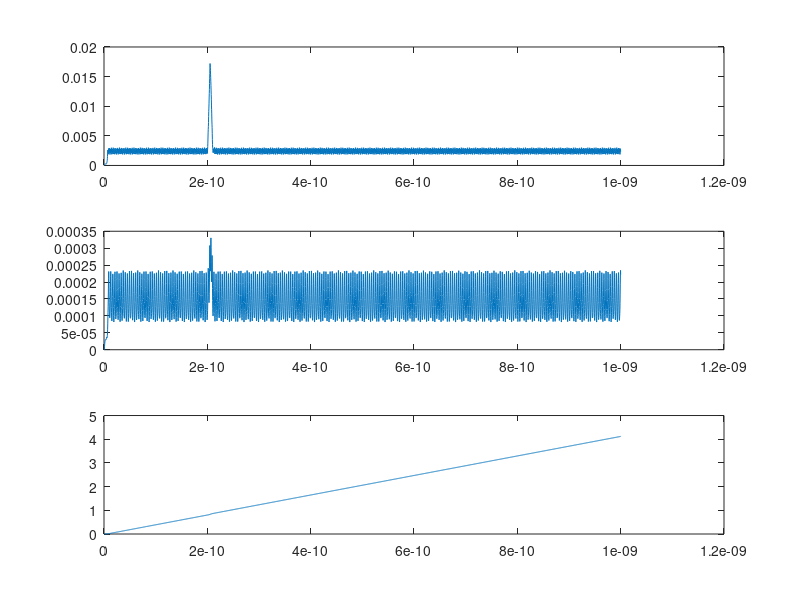

Write MATLAB code to recreate this figure.
% JTL_2 test in matlab

hbar_2e = 3.038510188E15;
hn = 0.25E-12;
N = 4000;
% JJ Model
Rn = 16;
R0 = 160;
Vg = 2.5E-3;
C = 0.07E-12;
Icrit = 0.1E-3;
% Components
   IA_mat = zeros(18, 18);
   IB_mat = zeros(18, 18);
   L1_mat = zeros(18, 18);
   L2_mat = zeros(18, 18);
   L3_mat = zeros(18, 18);
   L4_mat = zeros(18, 18);
   L5_mat = zeros(18, 18);
   R1_mat = zeros(18, 18);
   B1_mat = zeros(18, 18);
   B2_mat = zeros(18, 18);
L1 = 2E-12;
L2 = 2.4E-12;
L3 = 2.4E-12;
L4 = 2E-12;
L5 = 0.278E-12;
R1 = 2;
IA_mat(1,9) = -1;
IA_mat(9,9) = 1;
L1_mat(1,10) = 1;
L1_mat(2,10) = -1;
L1_mat(10,1) = 1;
L1_mat(10,2) = -1;
L1_mat(10,10) = -2 * L1 / hn;
L2_mat(2,11) = 1;
L2_mat(3,11) = -1;
L2_mat(11,2) = 1;
L2_mat(11,3) = -1;
L2_mat(11,11) = -2 * L2 / hn;
L3_mat(3,12) = 1;
L3_mat(4,12) = -1;
L3_mat(12,3) = 1;
L3_mat(12,4) = -1;
L3_mat(12,12) = -2 * L3 / hn;
L4_mat(4,13) = 1;
L4_mat(5,13) = -1;
L4_mat(13,4) = 1;
L4_mat(13,5) = -1;
L4_mat(13,13) = -2 * L4 / hn;
L5_mat(6,14) = 1;
L5_mat(3,14) = -1;
L5_mat(14,6) = 1;
L5_mat(14,3) = -1;
L5_mat(14,14) = -2 * L5 / hn;
IB_mat(6,15) = -1;
IB_mat(15,15) = 1;
R1_mat(5,16) = 1;
R1_mat(16,5) = -1/R1;
R1_mat(16,16) = -1;
B1_mat(2,17) = 1;
B1_mat(7,2) = -hn/2 * hbar_2e;
B1_mat(7,7) = hn/2 * hbar_2e;
B1_mat(17,2) = 2*C / hn + 1/R0;
B1_mat(17,17) = -1;
B2_mat(4,18) = 1;
B2_mat(8,4) = -hn/2 * hbar_2e;
B2_mat(8,8) = hn/2 * hbar_2e;
B2_mat(18,4) = 2*C / hn + 1/R0;
B2_mat(18,18) = -1;
A_00 = IA_mat + IB_mat + L1_mat + L2_mat + L3_mat + L4_mat + L5_mat + R1_mat + B1_mat + B2_mat;
B1_mat(17,2) = (2 * C / hn) + (1/Rn);
A_n0 = IA_mat + IB_mat + L1_mat + L2_mat + L3_mat + L4_mat + L5_mat + R1_mat + B1_mat + B2_mat;
B1_mat(17,2) = (2 * C / hn) + (1/R0);
B2_mat(18,4) = (2 * C / hn) + (1/Rn);
A_0n = IA_mat + IB_mat + L1_mat + L2_mat + L3_mat + L4_mat + L5_mat + R1_mat + B1_mat + B2_mat;
B1_mat(17,2) = (2 * C / hn) + (1/Rn);
B2_mat(18,4) = (2 * C / hn) + (1/Rn);
A_nn = IA_mat + IB_mat + L1_mat + L2_mat + L3_mat + L4_mat + L5_mat + R1_mat + B1_mat + B2_mat;

% Sources
IA = 0;
IB = 0;
IA = zeros(1, 800-1);
for i = (200E-12/hn - 1):(205E-12/hn - 1)
    IA = [IA, (600E-6 - 0)/(205E-12 - 200E-12) * (i*hn - 200E-12)];
end
for i = (205E-12/hn):(210E-12/hn - 1)
    IA = [IA, 600E-6 + (0 - 600E-6)/(210E-12 - 205E-12) * (i*hn - 205E-12)];
end
IA = [IA, zeros*ones(1, N-840)];
for i = 1:(5E-12/hn - 1)
    IB = [IB, (250E-6 - 0)/(5E-12 - 0) * (i*hn)];
end
IB = [IB, 250E-6*ones(1,N-20)];
 

VN2_1 = 0;
VN2_1d = 0;
VN2_2 = 0;
VN2_2d = 0;
VN4_1 = 0;
VN4_1d = 0;
VN4_2 = 0;
VN4_2d = 0;
phiN2_1 = 0;
phiN4_1 = 0;

T = zeros(1, N);
RHS = zeros(1, 18);
LHS = zeros(1, 18);
V_N1 = zeros(1, N);
V_N2 = zeros(1, N);
V_N3 = zeros(1, N);
V_N4 = zeros(1, N);
V_N5 = zeros(1, N);
V_N6 = zeros(1, N);
V_Phi1 = zeros(1, N);
V_Phi2 = zeros(1, N);
I_IA = zeros(1, N);
I_L1 = zeros(1, N);
I_L2 = zeros(1, N);
I_L3 = zeros(1, N);
I_L4 = zeros(1, N);
I_L5 = zeros(1, N);
I_IB = zeros(1, N);
I_R1 = zeros(1, N);
I_B1 = zeros(1, N);
I_B2 = zeros(1, N);

A = A_00;

for i = 1:N
    IsB1 = -Icrit * sin(phiN2_1 + hn/2 * hbar_2e * (VN2_1 + VN2_1 + hn*(VN2_1d))) + ((2*C/hn) * VN2_1) + (C * VN2_1d);
    IsB2 = -Icrit * sin(phiN4_1 + hn/2 * hbar_2e * (VN4_1 + VN4_1 + hn*(VN4_1d))) + ((2*C/hn) * VN4_1) + (C * VN4_1d);
    VN1_1 = LHS(1);
    VN2_1 = LHS(2);
    VN3_1 = LHS(3);
    VN4_1 = LHS(4);
    VN5_1 = LHS(5);
    VN6_1 = LHS(6);
    VPhi1_1 = LHS(7);
    VPhi2_1 = LHS(8);
    IIA_1 = LHS(9);
    IL1_1 = LHS(10);
    IL2_1 = LHS(11);
    IL3_1 = LHS(12);
    IL4_1 = LHS(13);
    IL5_1 = LHS(14);
    IIB_1 = LHS(15);
    IR1_1 = LHS(16);
    IB1_1 = LHS(17);
    IB2_1 = LHS(18);
    RHS_N1 = 0;  
    RHS_N2 = 0;
    RHS_N3 = 0;
    RHS_N4 = 0;
    RHS_N5 = 0;
    RHS_N6 = 0;
    RHS_phi1 = phiN2_1 + (hn/2 * hbar_2e)*(VN2_1);
    RHS_phi2 = phiN4_1 + (hn/2 * hbar_2e)*(VN4_1);
    RHS_IA = IA(i);
    RHS_IL1 = (-2 * L1 / hn)*(IL1_1) - (VN2_1 - VN1_1);
    RHS_IL2 = (-2 * L2 / hn)*(IL2_1) - (VN3_1 - VN2_1);
    RHS_IL3 = (-2 * L3 / hn)*(IL3_1) - (VN4_1 - VN3_1);
    RHS_IL4 = (-2 * L4 / hn)*(IL4_1) - (VN5_1 - VN4_1);
    RHS_IL5 = (-2 * L5 / hn)*(IL5_1) - (VN3_1 - VN6_1);
    RHS_IB = IB(i);
    RHS_IR1 = 0;
    RHS_IB1 = IsB1;
    RHS_IB2 = IsB2;
    RHS = [RHS_N1; RHS_N2; RHS_N3; RHS_N4; RHS_N5; RHS_N6; RHS_phi1; RHS_phi2; RHS_IA; RHS_IL1; RHS_IL2; RHS_IL3; RHS_IL4; RHS_IL5; RHS_IB; RHS_IR1; RHS_IB1; RHS_IB2];
    LHS = A\RHS;
    V_N1(i) = LHS(1);
    V_N2(i) = LHS(2);
    V_N3(i) = LHS(3);
    V_N4(i) = LHS(4);
    V_N5(i) = abs(LHS(5));
    V_N6(i) = LHS(6);
    V_Phi1(i) = LHS(7);
    V_Phi2(i) = LHS(8);
    I_IA = LHS(9);
    I_L1 = LHS(10);
    I_L2 = LHS(11);
    I_L3 = LHS(12);
    I_L4 = LHS(13);
    I_L5 = LHS(14);
    I_IB = LHS(15);
    I_R1 = LHS(16);
    I_B1 = LHS(17);
    I_B2 = LHS(18);
    T(i) = hn*i;
    phiN2_1 = RHS_phi1;
    phiN4_1 = RHS_phi2;
    VN2_2 = VN2_1;
    VN2_1 = LHS(2);
    VN2_2d = VN2_1d;
    VN2_1d = (2/hn)*(VN2_1 - VN2_2) - VN2_2d;
    VN4_2 = VN4_1;
    VN4_1 = LHS(4);
    VN4_2d = VN4_1d;
    VN4_1d = (2/hn)*(VN4_1 - VN4_2) - VN4_2d;
    if LHS(1) > Vg
        if LHS(3) > Vg
            A = A_nn;
        else
            A = A_n0;
        end
    else
        if LHS(3) > Vg
            A = A_0n;
        else
            A = A_00;
        end
    end
end

figure;
subplot(3, 1, 1);
plot(T, V_N1);
subplot(3, 1, 2);
plot(T, V_N5);
subplot(3, 1, 3);
plot(T, V_Phi2);